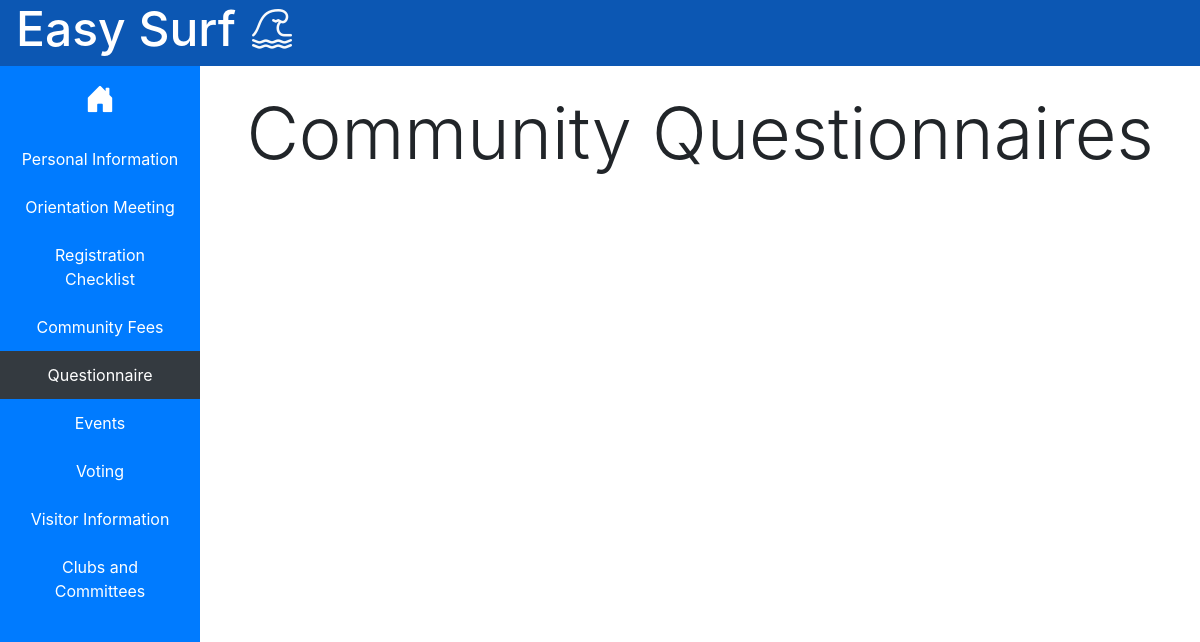
/surveys/ (signed in), run on an earlier commit of the app's database.
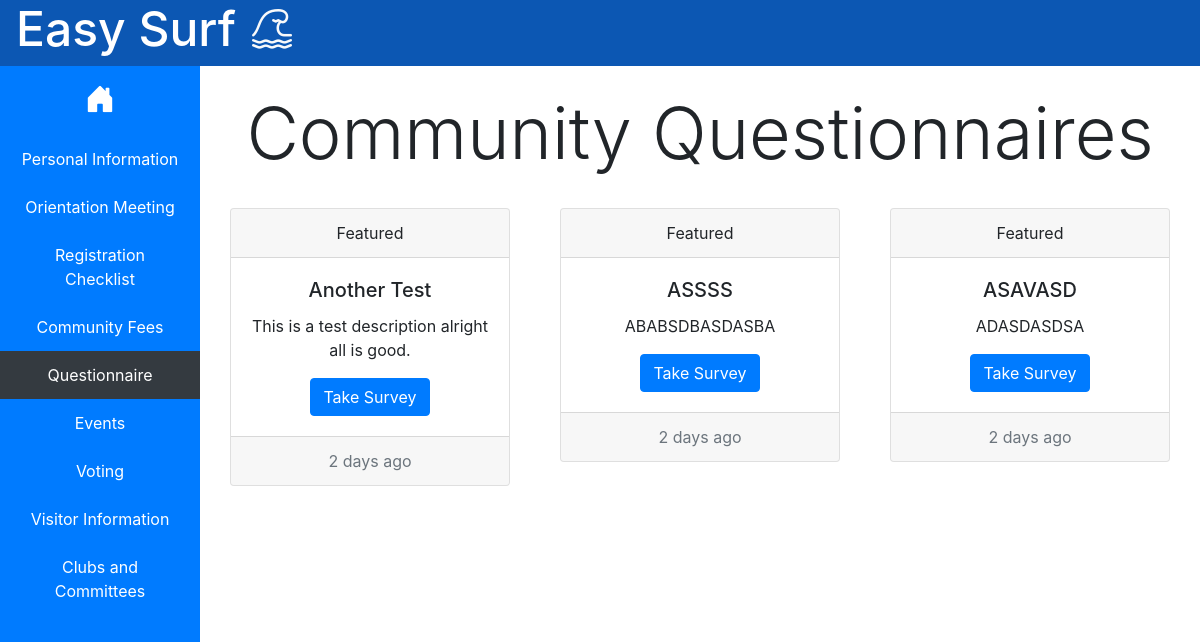
And on a later commit of the database.
### easysurfQuestionnaire/models.py (models this page shows, shortened)
class Survey(models.Model):
    name = models.CharField(max_length=50)
    desc = models.CharField(max_length=500)
    number_of_questions = models.IntegerField(default=1)
    surveyees = models.ManyToManyField(Account, blank=True)

### easysurfQuestionnaire/views.py (the view)
# urls.py: 2. Add a URL to urlpatterns:  path('', views.home, name='home')
@login_required
def home(request):
    context = {
        'surveys': Survey.objects.exclude(surveyees = request.user)
    }
    return render(request, 'easysurfQuestionnaire/home.html', context)

### easysurfQuestionnaire/templates/easysurfQuestionnaire/home.html (shortened to what this page needs)
<!DOCTYPE html>
{% load static %}
<html lang="en">
<head>
    <link rel="stylesheet" href="https://cdn.jsdelivr.net/npm/bootstrap@4.0.0/dist/css/bootstrap.min.css"
>
    <link rel="stylesheet" href="https://cdn.jsdelivr.net/npm/bootstrap-icons@1.8.1/font/bootstrap-icons.css">
    <link rel="stylesheet" href="{% static 'easysurfHome/styles.css' %}">
</head>
<body>
    <header class="row no-gutters">
        <div class="col d-flex Ebanner text-light ">
            <h1 class="px-3 text-center" style="font-size: 3rem"><a href="{% url 'home-dashboard' %}" class="banner-link">Easy
                    Surf</a></h1>
            <i class="bi bi-tsunami" style="font-size: 2.5rem"></i>
        </div>
    </header>
    <div class="row no-gutters">
        <div class="col-2 bg-primary text-light" style="min-height:100%; height:100vh;">
            <ul class="list-group list-group-flush text-center">
                <a href="{% url 'home-dashboard' %}">
                    <li class="list-group-item bg-primary"><i class="bi bi-house-door-fill text-white"
                            style="font-size: 30px"></i>
                    </li>
                </a>
                <a href="{% url 'update-info' %}" class="text-white">
                    <li class="list-group-item bg-primary">Personal Information</li>
                </a>
                <a href="{% url 'home-orientation' %}" class="text-white">
                    <li class="list-group-item bg-primary">Orientation Meeting</li>
                </a>
                <a href="{% url 'home-checklist' %}" class="text-white">
                    <li class="list-group-item bg-primary">Registration Checklist</li>
                </a>
                <a href="{% url 'fees-base' %}" class="text-white">
                    <li class="list-group-item bg-primary">Community Fees</li>
                </a>
                <a href="#" class="text-white">
                    <li class="list-group-item bg-dark">Questionnaire</li>
                </a>
                <a href="{% url 'event-list' %}" class="text-white">
                    <li class="list-group-item bg-primary">Events</li>
                </a>
                <a href="{% url 'issues-list' %}" class="text-white">
                    <li class="list-group-item bg-primary">Voting</li>
                </a>
                <a href="{% url 'visitors-list' %}" class="text-white">
                    <li class="list-group-item bg-primary">Visitor Information</li>
                </a>
                <a href="{% url 'clubs-home' %}" class="text-white">
                    <li class="list-group-item bg-primary">Clubs and Committees</li>
                </a>
            </ul>
        </div>
        <div class="col-10">
            <header class="container-fluid text-center py-4">
                <h1 class="display-3">Community Questionnaires</h1>
            </header>
            <main class="container-fluid">
            <div class="card-columns">
                {% for survey in surveys %}
                    <div class="col">
                        <div class="card text-center">
                            <div class="card-header">
                                Featured
                            </div>
                            <div class="card-body">
                                <h5 class="card-title">{{survey.name}}</h5>
                                <p class="card-text">{{survey.desc}}</p>
                                <a href="{% url 'survey-surveydetail' survey.id %}" class="btn btn-primary">Take Survey</a>
                            </div>
                            <div class="card-footer text-muted">
                                2 days ago
                            </div>
                        </div>
                    </div>
                {% endfor %}
            </div>
        </div>
    </div>
</body>
</html>

What changed in the data, as far as the page shows it:
added Survey: name "Another Test", desc "This is a test description alright all is good."
added Survey: name "ASSSS", desc "ABABSDBASDASBA"
added Survey: name "ASAVASD", desc "ADASDASDSA"
